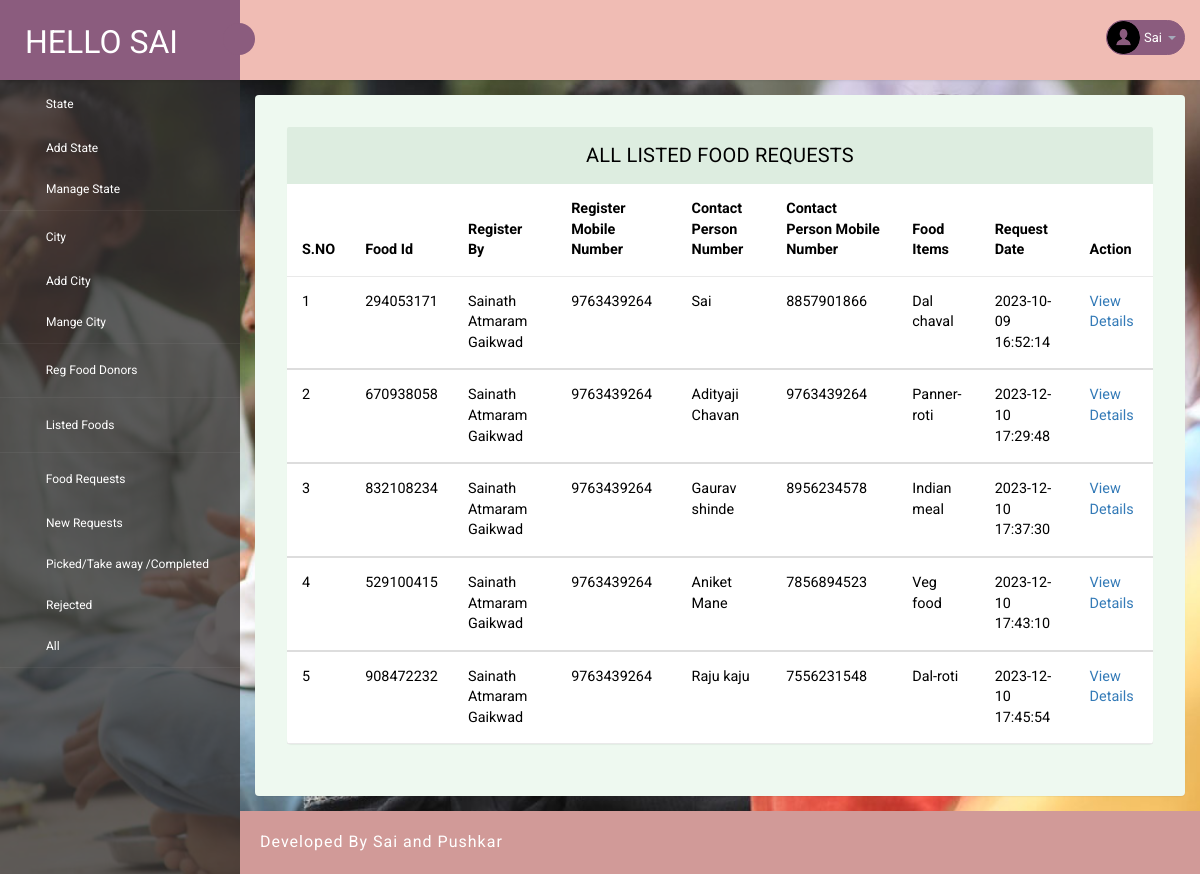
The page /admin/all-listed-food.php (signed in) on the database its author committed.
### tables this page shows
CREATE TABLE `tblfood` (
  `ID` int(10) NOT NULL,
  `DonorID` int(10) DEFAULT NULL,
  `foodId` int(10) DEFAULT NULL,
  `FoodItems` mediumtext DEFAULT NULL,
  `StateName` varchar(200) DEFAULT NULL,
  `CityName` varchar(200) DEFAULT NULL,
  `Description` mediumtext DEFAULT NULL,
  `PickupDate` varchar(200) DEFAULT NULL,
  `PickupAddress` mediumtext DEFAULT NULL,
  `ContactPerson` varchar(200) DEFAULT NULL,
  `CPMobNumber` bigint(10) DEFAULT NULL,
  `Image` varchar(200) DEFAULT NULL,
  `CreationDate` timestamp NULL DEFAULT current_timestamp(),
  `UpdationDate` timestamp NULL DEFAULT NULL ON UPDATE current_timestamp()
);

CREATE TABLE `tbldonor` (
  `ID` int(10) NOT NULL,
  `FullName` varchar(200) DEFAULT NULL,
  `Email` varchar(200) DEFAULT NULL,
  `MobileNumber` bigint(10) DEFAULT NULL,
  `Password` varchar(120) DEFAULT NULL,
  `RegDate` timestamp NULL DEFAULT current_timestamp()
);

### admin/all-listed-food.php (the view, shortened to what this page needs)
<?php
include('includes/dbconnection.php');
if (strlen($_SESSION['pgasaid'] == 0)) {
    header('location:logout.php');
} else {
?>
    <!DOCTYPE html>
    <head>
        <link rel="stylesheet" href="css/bootstrap.min.css">
        <link href="css/style.css" rel='stylesheet' type='text/css' />
        <link href="css/style-responsive.css" rel="stylesheet" />
        <link rel="stylesheet" href="css/font.css" type="text/css" />
        <link href="css/font-awesome.css" rel="stylesheet">
    </head>
    <body>
        <section id="container">
            <?php include_once('includes/header.php'); ?>
            <?php include_once('includes/sidebar.php'); ?>
            <section id="main-content">
                <section class="wrapper">
                    <div class="table-agile-info">
                        <div class="panel panel-default">
                            <div class="panel-heading">
                                All Listed Food Requests
                            </div>
                            <div>
                                <table class="table" ui-jq="footable" ui-options='{
        "paging": {
          "enabled": true
        },
        "filtering": {
          "enabled": true
        },
        "sorting": {
          "enabled": true
        }}'>
                                    <thead>
                                        <tr>
                                            <th data-breakpoints="xs">S.NO</th>
                                            <th>Food Id</th>
                                            <th>Register By</th>
                                            <th>Register Mobile Number</th>
                                            <th>Contact Person Number</th>
                                            <th>Contact Person Mobile Number</th>
                                            <th>Food Items</th>
                                            <th>Request Date</th>
                                            <th data-breakpoints="xs">Action</th>
                                        </tr>
                                    </thead>
                                    <?php
                                    $ret = mysqli_query($con, "select tblfood.ID,tblfood.foodId,tblfood.ContactPerson,tblfood.CPMobNumber,tblfood.CreationDate,tblfood.FoodItems,tbldonor.FullName,tbldonor.MobileNumber from  tblfood join tbldonor on tblfood.DonorID=tbldonor.ID");
                                    $cnt = 1;
                                    while ($row = mysqli_fetch_array($ret)) {
                                    ?>
                                        <tbody>
                                            <tr data-expanded="true">
                                                <td><?php echo $cnt; ?></td>
                                                <td><?php echo $row['foodId']; ?></td>
                                                <td><?php echo $row['FullName']; ?></td>
                                                <td><?php echo $row['MobileNumber']; ?></td>
                                                <td><?php echo $row['ContactPerson']; ?></td>
                                                <td><?php echo $row['CPMobNumber']; ?></td>
                                                <td><?php echo $row['FoodItems']; ?></td>
                                                <td><?php echo $row['CreationDate']; ?></td>
                                                <td><a href="food-details.php?viewid=<?php echo $row['ID']; ?>">View Details</a>
                                                </td>
                                            </tr>
                                        <?php
                                        $cnt = $cnt + 1;
                                    } ?>
                                        </tbody>
                                </table>
                            </div>
                        </div>
                    </div>
                </section>
                <?php include_once('includes/footer.php'); ?>
            </section>
        </section>
    </body>
    </html>
<?php }  ?>

### admin/includes/header.php (shortened to what this page needs)
<?php
include('includes/dbconnection.php');
?>
<header class="header fixed-top clearfix">
    <div class="brand">
        <a href="dashboard.php" class="logo">
            Hello Sai
        </a>
        <div class="sidebar-toggle-box">
            <div class="fa fa-bars"></div>
        </div>
    </div>
    <div class="top-nav clearfix">
        <ul class="nav pull-right top-menu">
            <li class="dropdown">
                <a data-toggle="dropdown" class="dropdown-toggle" href="#">
                    <?php
                    $adid = $_SESSION['pgasaid'];
                    $ret = mysqli_query($con, "select AdminName from tbladmin where ID='$adid'");
                    $row = mysqli_fetch_array($ret);
                    $name = $row['AdminName'];
                    ?>
                    <img alt="" src="images/2.png">
                    <span class="username"><?php echo $name; ?></span>
                    <b class="caret"></b>
                </a>
            </li>
        </ul>
    </div>
</header>

### admin/css/style.css (style rules this page uses)
ul, ol { margin: 0; }
html, body { font-family: "Roboto", sans-serif; font-size: 100%; overflow-x: hidden; background: url(../images/bg.jpg) no-repeat 0px 0px; background-size: cover; }
body a { transition: 0.5s all ease; -webkit-transition: 0.5s all ease; -moz-transition: 0.5s all ease; -o-transition: 0.5s all ease; -ms-transition: 0.5s all ease; text-decoration: none; }
ul, label { margin: 0; padding: 0; }
#main-content { margin-left: 240px; -webkit-transition: all 0.3s ease-in-out; -moz-transition: all 0.3s ease-in-out; -o-transition: all 0.3s ease-in-out; transition: all 0.3s ease-in-out; }
.header { left: 0; right: 0; z-index: 1002; background: rgb(240, 188, 180); -webkit-transition: all 0.3s ease-in-out; -moz-transition: all 0.3s ease-in-out; -o-transition: all 0.3s ease-in-out; transition: all 0.3s ease-in-out; }
.fixed-top { position: fixed; box-shadow: 1px 0 3px rgba(0, 0, 0, 0.15); }
.wrapper { display: inline-block; margin-top: 80px; padding: 15px; width: 100%; }
.brand { background: #8b5c7e; float: left; width: 240px; height: 80px; position: relative; }
a.logo { font-size: 32px; color: #fff; float: left; margin: 20px 0 0 25px; text-transform: uppercase; }
#top_menu .nav > li, ul.top-menu > li { float: left; }
ul.top-menu { margin-right: 15px; margin-top: 0; }
ul.top-menu > li > a { color: #fff; font-size: 16px; background: #8b5c7e; padding: 4px 8px; margin-right: 15px; border-radius: 50%; -webkit-border-radius: 50%; padding-right: 8px !important; }
.top-nav { margin-top: 20px; }
.top-nav img { border-radius: 50%; -webkit-border-radius: 50%; width: 33px; }
.top-nav .username { font-size: 13px; color: #fff; }
.top-nav ul.top-menu > li > a { border-radius: 100px; -webkit-border-radius: 100px; padding: 0px; background: none; margin-right: 0; border: 1px solid #8b5c7e; background: #8b5c7e; }
.top-nav ul.top-menu > li { margin-left: 10px; }
.top-nav .nav .caret { border-bottom-color: #a4aaba; border-top-color: #a4aaba; }
.sidebar-toggle-box { float: left; margin-top: 23px; margin-left: -15px; background: #8b5c7e; border-radius: 50%; -webkit-border-radius: 50%; width: 32px; height: 32px; position: absolute; right: -15px; }
.sidebar-toggle-box .fa-bars { cursor: pointer; display: inline-block; font-size: 15px; padding: 8px 8px 8px 9px; color: #fff; }
.panel-heading { position: relative; height: 57px; line-height: 57px; letter-spacing: 0.2px; color: #000; font-size: 18px; font-weight: 400; padding: 0 16px; background: #ddede0; border-top-right-radius: 2px; border-top-left-radius: 2px; text-transform: uppercase; text-align: center; }
.panel { border: none !important; }
.table > thead > tr > th { border-bottom: 1px solid #e1ab91 !important; }
.table > tbody > tr > td, .table > tbody > tr > th, .table > tfoot > tr > td, .table > tfoot > tr > th, .table > thead > tr > td, .table > thead > tr > th { border-bottom: 1px solid #e9e9e9 !important; }
.table > thead > tr > th, .table > tbody > tr > th, .table > tfoot > tr > th, .table > thead > tr > td, .table > tbody > tr > td, .table > tfoot > tr > td { border-top: none !important; }
.table td, .table > tbody > tr > td, .table > tbody > tr > th, .table > tfoot > tr > td, .table > tfoot > tr > th, .table > thead > tr > td, .table > thead > tr > th { padding: 15px !important; }
.table > thead > tr > th, .table > tbody > tr > th, .table > tfoot > tr > th, .table > thead > tr > td, .table > tbody > tr > td, .table > tfoot > tr > td { font-size: 0.9em; color: #000; border-top: none !important; }
.table-agile-info { background: #eef9f0; padding: 2em; border-radius: 4px; -webkit-box-shadow: 0 1px 1px rgba(0, 0, 0, 0.05); box-shadow: 0 1px 1px rgba(0, 0, 0, 0.05); }
.panel-default > .panel-heading { color: #000000 !important; background-color: #ddede0 !important; border-color: #ddede0 !important; font-size: 20px; }

### rows shown on the page
tblfood: foodId "294053171", DonorID.FullName "Sainath Atmaram Gaikwad", DonorID.MobileNumber "9763439264", ContactPerson "Sai", CPMobNumber "8857901866", FoodItems "Dal chaval", CreationDate "2023-10-09 16:52:14"
tblfood: foodId "670938058", DonorID.FullName "Sainath Atmaram Gaikwad", DonorID.MobileNumber "9763439264", ContactPerson "Adityaji Chavan", CPMobNumber "9763439264", FoodItems "Panner-roti", CreationDate "2023-12-10 17:29:48"
tblfood: foodId "832108234", DonorID.FullName "Sainath Atmaram Gaikwad", DonorID.MobileNumber "9763439264", ContactPerson "Gaurav shinde", CPMobNumber "8956234578", FoodItems "Indian meal", CreationDate "2023-12-10 17:37:30"
tblfood: foodId "529100415", DonorID.FullName "Sainath Atmaram Gaikwad", DonorID.MobileNumber "9763439264", ContactPerson "Aniket Mane", CPMobNumber "7856894523", FoodItems "Veg food", CreationDate "2023-12-10 17:43:10"
tblfood: foodId "908472232", DonorID.FullName "Sainath Atmaram Gaikwad", DonorID.MobileNumber "9763439264", ContactPerson "Raju kaju", CPMobNumber "7556231548", FoodItems "Dal-roti", CreationDate "2023-12-10 17:45:54"

### other values the page prints
$name "Sai"
